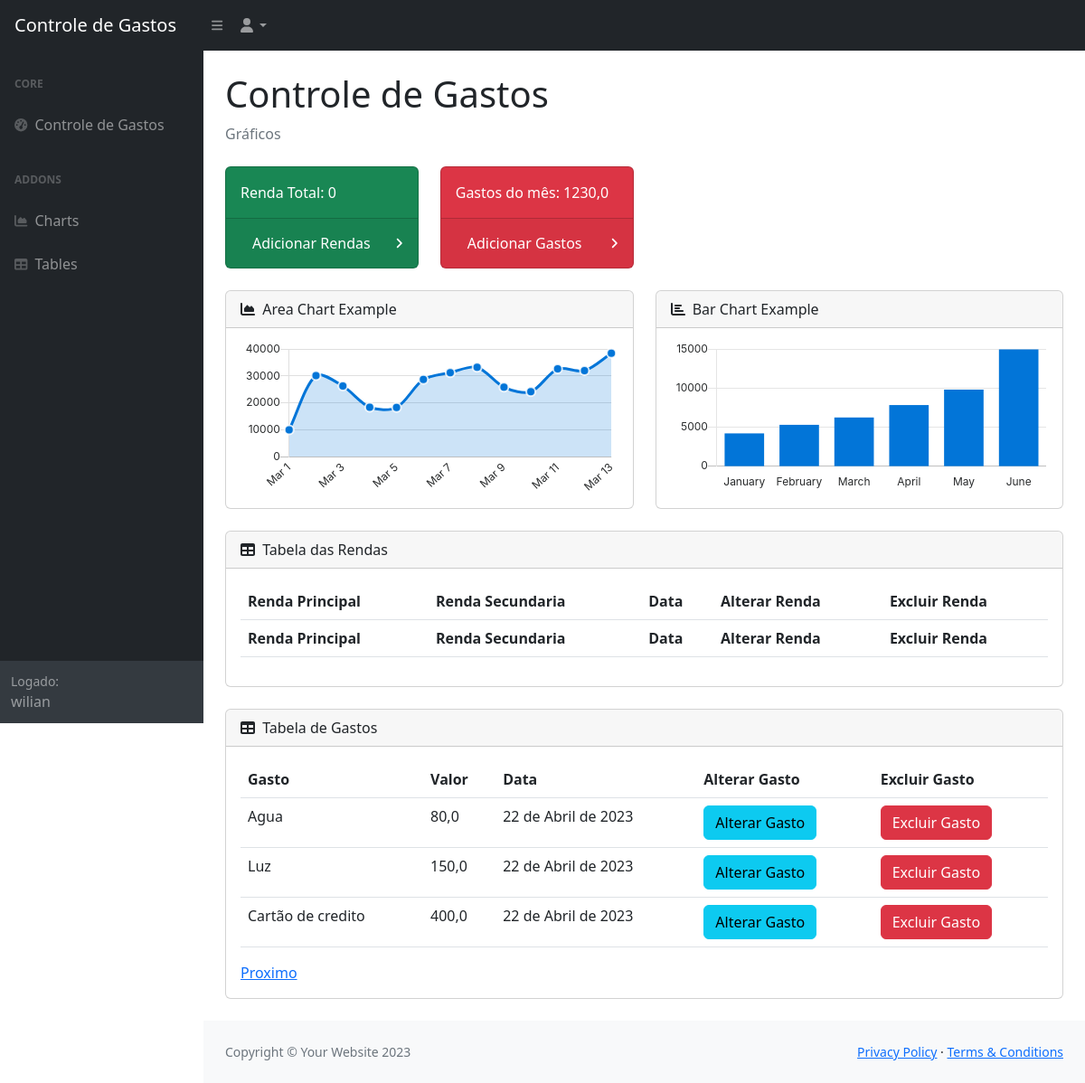
The app's page /index/ (signed in), older data.
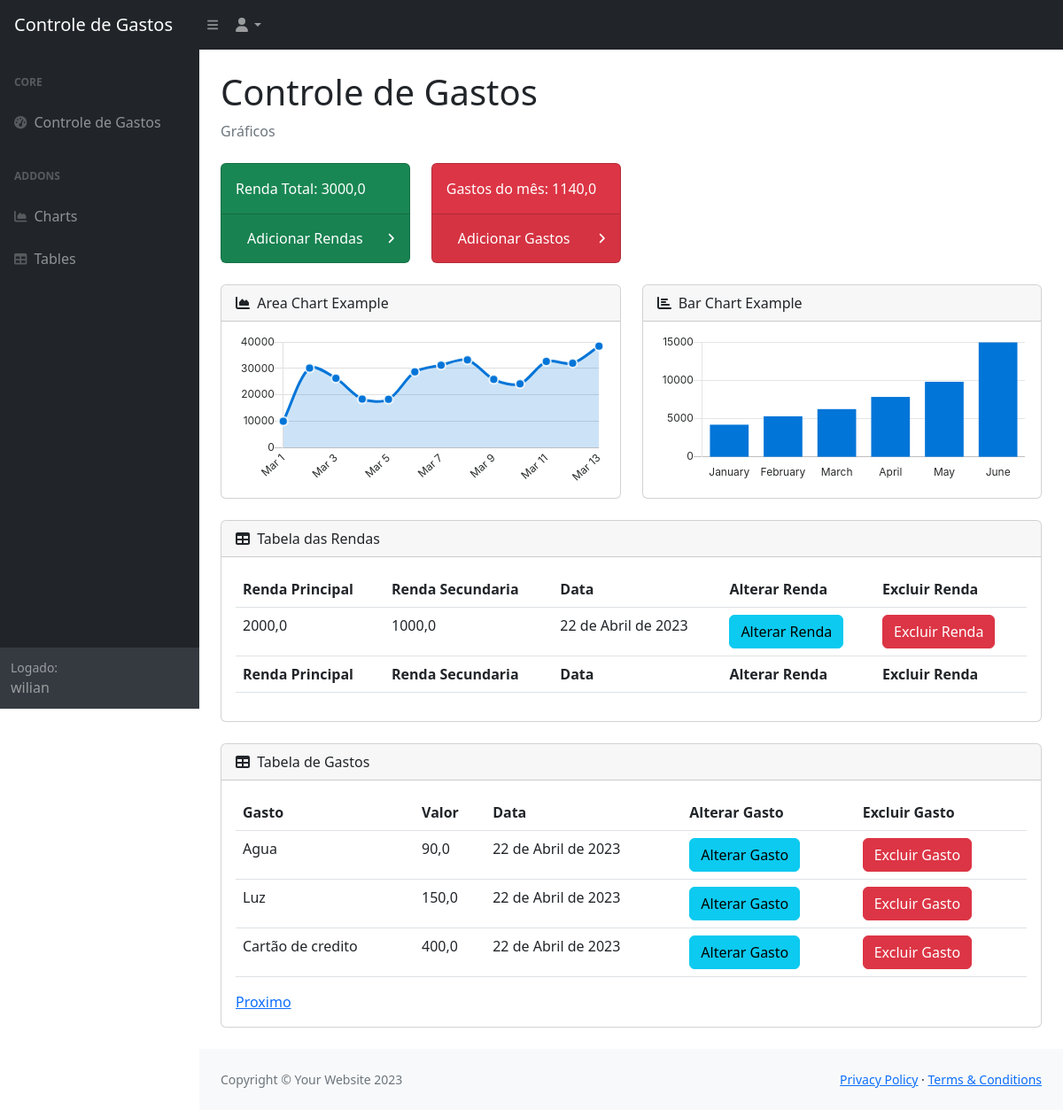
The same page, newer data.
### app_core/models.py (models this page shows, shortened)
class Usuario(models.Model):
    nome = models.CharField(max_length=50)
    email = models.EmailField()
    senha = models.CharField(max_length=60)
    renda_total = models.FloatField(default=0)
    class Meta:
        verbose_name = 'Usuario'
        verbose_name_plural = 'Usuarios'

class Gastos(models.Model):
    gasto = models.CharField(max_length=80)
    valor = models.FloatField()
    data = models.DateField(default=datetime.today())
    usuario = models.ForeignKey(Usuario, on_delete=models.CASCADE)
    class Meta:
        verbose_name = 'Gasto'
        verbose_name_plural = 'Gastos'

class Rendas(models.Model):
    renda_principal = models.FloatField()
    renda_secundaria = models.FloatField(default=0)
    data = models.DateField(default=datetime.today())
    usuario = models.ForeignKey(Usuario, on_delete=models.CASCADE)
    class Meta:
        verbose_name = 'Renda'
        verbose_name_plural = 'Rendas'

### app_core/views.py (the view)
# urls.py: path('index/', views.index, name='index'),
def index(request):
    if request.session.get('usuario'):
        usuario_logado = request.session.get('usuario')
        usuario = Usuario.objects.get(id=request.session['usuario'])
        rendas = Rendas.objects.filter(usuario=request.session['usuario'])
        renda_total = 0
        for renda in rendas:
            renda_total += renda.renda_principal
            renda_total += renda.renda_secundaria
        usuario.renda_total = renda_total
        usuario.save()
        form_renda = AdicionarRenda()
        form_renda.fields['usuario'].initial = request.session['usuario']
        gastos = Gastos.objects.filter(usuario=request.session['usuario'])
        mes_atual = datetime.today().month
        gasto_mes = 0
        for gasto in gastos:
            if gasto.data.month == mes_atual:
                gasto_mes += gasto.valor
        form_gasto = AdicionarGasto()
        form_gasto.fields['usuario'].initial = request.session['usuario']
        gasto_paginator = Paginator(gastos, 3)
        page_num_gasto = request.GET.get('page')
        page_gasto = gasto_paginator.get_page(page_num_gasto)
        return render(request, 'index.html', {'usuario_logado': usuario_logado,
                                              'usuario': usuario,
                                              'form_renda': form_renda,
                                              'rendas': rendas,
                                              'gastos': gastos,
                                              'form_gasto': form_gasto,
                                              'gasto_mes': gasto_mes,
                                              'page_gasto': page_gasto
        })
    else:
        redirect('/login/')

### app_core/templates/index.html (shortened to what this page needs)
{% extends 'base.html' %}
{% load static %}
{% block 'class_body' %}class="sb-nav-fixed"{% endblock 'class_body' %}
{% block 'conteudo' %}
        {% include 'menu.html' %}
        <div id="layoutSidenav">
                {% include 'lateral_menu.html' %}
            <div id="layoutSidenav_content">
                <main>
                    <div class="container-fluid px-4">
                        <h1 class="mt-4">Controle de Gastos</h1>
                        <ol class="breadcrumb mb-4">
                            <li class="breadcrumb-item active">Gráficos</li>
                        </ol>
                        <div class="row">
                            <div class="col-xl-3 col-md-6">
                                <div class="card bg-success text-white mb-4">
                                    <div class="card-body">Renda Total: {{usuario.renda_total}} </div>
                                    <div class="card-footer d-flex align-items-center justify-content-between">
                                        <a class="btn text-white stretched-link" data-bs-toggle="modal" data-bs-target="#modalAdicionarRenda">Adicionar Rendas</a>
                                        <div class="small text-white"><i class="fas fa-angle-right"></i></div>
                                    </div>
                                </div>
                            </div>
                            <div class="col-xl-3 col-md-6">
                                <div class="card bg-danger text-white mb-4">
                                    <div class="card-body">Gastos do mês: {{gasto_mes}} </div>
                                    <div class="card-footer d-flex align-items-center justify-content-between">
                                        <a class="btn text-white stretched-link" data-bs-toggle="modal" data-bs-target="#modalAdicionarGasto">Adicionar Gastos</a>
                                        <div class="small text-white "><i class="fas fa-angle-right"></i></div>
                                    </div>
                                </div>
                            </div>
                        </div>
                        <div class="row">
                            <div class="col-xl-6">
                                <div class="card mb-4">
                                    <div class="card-header">
                                        <i class="fas fa-chart-area me-1"></i>
                                        Area Chart Example
                                    </div>
                                    <div class="card-body"><canvas id="myAreaChart" width="100%" height="40"></canvas></div>
                                </div>
                            </div>
                            <div class="col-xl-6">
                                <div class="card mb-4">
                                    <div class="card-header">
                                        <i class="fas fa-chart-bar me-1"></i>
                                        Bar Chart Example
                                    </div>
                                    <div class="card-body"><canvas id="myBarChart" width="100%" height="40"></canvas></div>
                                </div>
                            </div>
                        </div>
                        {% include 'tables/table.html' %}
                    </div>
                </main>
                {% include 'footer.html' %}
            </div>
        </div>
{% endblock 'conteudo' %}

### app_core/templates/lateral_menu.html
<div id="layoutSidenav_nav">
    <nav class="sb-sidenav accordion sb-sidenav-dark" id="sidenavAccordion">
        <div class="sb-sidenav-menu">
            <div class="nav">
                <div class="sb-sidenav-menu-heading">Core</div>
                <a class="nav-link" href="{% url 'index' %}">
                    <div class="sb-nav-link-icon"><i class="fas fa-tachometer-alt"></i></div>
                    Controle de Gastos
                </a>
                <div class="sb-sidenav-menu-heading">Addons</div>
                <a class="nav-link" href="charts.html">
                    <div class="sb-nav-link-icon"><i class="fas fa-chart-area"></i></div>
                    Charts
                </a>
                <a class="nav-link" href="{% url 'tabela' %}">
                    <div class="sb-nav-link-icon"><i class="fas fa-table"></i></div>
                    Tables
                </a>
            </div>
        </div>
        {% if usuario_logado %}
            <div class="sb-sidenav-footer">
                <div class="small">Logado:</div>
                {{ usuario.nome }}
            </div>
        {% endif %}
    </nav>
</div>

### app_core/templates/tables/table.html (shortened to what this page needs)
{% load static %}
<div class="card mb-4">
    <div class="card-header">
        <i class="fas fa-table me-1"></i>
        Tabela das Rendas
    </div>
    <div class="card-body">
        <table class="table" id="datatablesSimple">
            <thead>
                <tr>
                    <th scope="col">Renda Principal</th>
                    <th scope="col">Renda Secundaria</th>
                    <th scope="col">Data</th>
                    <th scope="col">Alterar Renda</th>
                    <th scope="col">Excluir Renda</th>
                </tr>
            </thead>
            <tfoot>
                <tr>
                    <th scope="col">Renda Principal</th>
                    <th scope="col">Renda Secundaria</th>
                    <th scope="col">Data</th>
                    <th scope="col">Alterar Renda</th>
                    <th scope="col">Excluir Renda</th>
                </tr>
            </tfoot>
            <tbody>
                {% for renda in rendas %}
                    <tr>
                        <td> {{ renda.renda_principal }} </td>
                        <td> {{ renda.renda_secundaria }} </td>
                        <td> {{ renda.data }} </td>
                        <td><a href="{% url 'ver_renda' renda.id %}" class="btn btn-info">Alterar Renda</a></td>
                        <td><a href="{% url 'excluir_renda' renda.id %}" class="btn btn-danger">Excluir Renda</a></td>
                    </tr>
                {% endfor %}
            </tbody>
        </table>
    </div>
</div>
<div class="card mb-4">
    <div class="card-header">
        <i class="fas fa-table me-1"></i>
        Tabela de Gastos
    </div>
    <div class="card-body">
        <table class="table" id="datatablesSimple2">
            <thead>
                <tr>
                    <th scope="col">Gasto</th>
                    <th scope="col">Valor</th>
                    <th scope="col">Data</th>
                    <th scope="col">Alterar Gasto</th>
                    <th scope="col">Excluir Gasto</th>
                </tr>
            </thead>
            <tbody>
                {% for gasto in page_gasto.object_list %}
                    <tr>
                        <td> {{ gasto.gasto }} </td>
                        <td> {{ gasto.valor }} </td>
                        <td> {{ gasto.data }} </td>
                        <td><a href="{% url 'ver_gasto' gasto.id %}" class="btn btn-info">Alterar Gasto</a></td>
                        <td><a href="{% url 'excluir_gasto' gasto.id %}" class="btn btn-danger">Excluir Gasto</a></td>
                    </tr>
                {% endfor %}
            </tbody>
        </table>
        <div class="page-link">
            {% if page_gasto.has_next %}
                <a href="{% url 'index' %}?page={{ page_gasto.next_page_number }}">Proximo</a>
            {% endif %}
        </div>
    </div>
</div>

Row changes from the older to the newer data that the page shows:
changed Usuario "wilian": renda_total "0" → "3000,0"
added Rendas: renda_principal "2000,0", renda_secundaria "1000,0", data "22 de Abril de 2023"
changed Gastos "Agua": valor "80,0" → "90,0"
Text that changed along with them:
{{ gasto_mes }}: "1230,0" → "1140,0"
